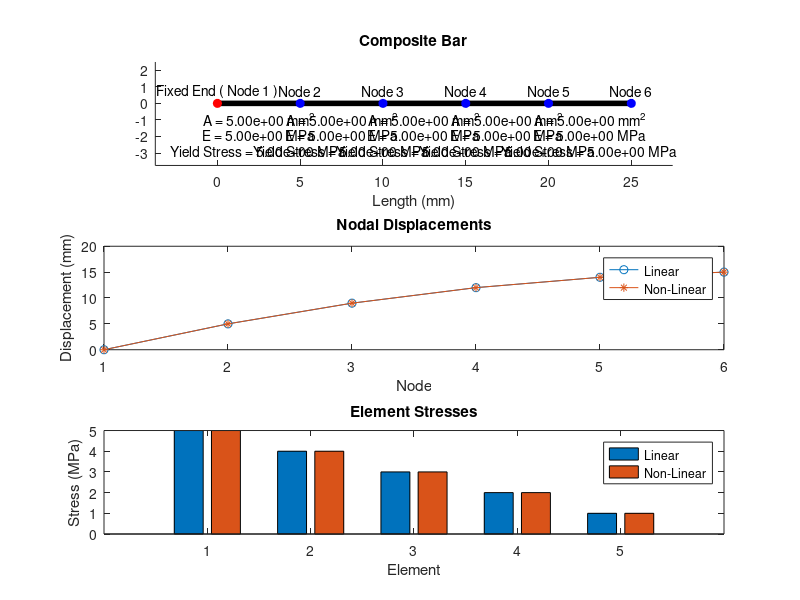
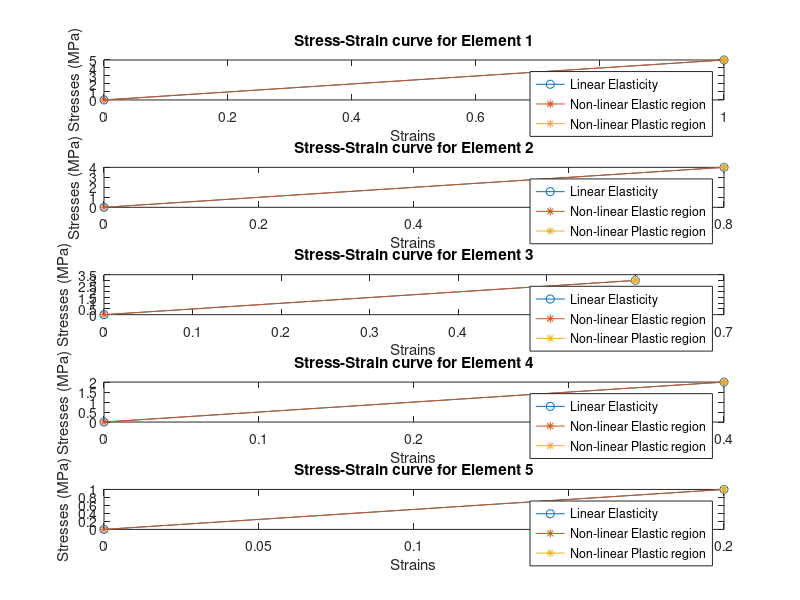

The MATLAB script that drew these images, in order:
clear;
clc;

% Take user input for the number of elements
n_elements = input('Enter the number of elements: ');

% Initialize arrays to store user inputs
lengths = zeros(1, n_elements);  % Array for lengths of each element
areas = zeros(1, n_elements);    % Array for cross-sectional areas of each element
youngs_modulus = zeros(1, n_elements);  % Array for Young’s modulus of each element
yield_stress = zeros(1, n_elements); % Array for Yield Stresses for each element
loads = zeros(1, n_elements + 1);  % Array for loads at nodes (one more than the number of elements)

% Loop to take user input for each element's properties
for i = 1:n_elements
    lengths(i) = input(['Enter the length of element ' num2str(i) ' (in mm): ']);
    areas(i) = input(['Enter the cross-sectional area of element ' num2str(i) ' (in square mm): ']);
    youngs_modulus(i) = input(['Enter the Youngs modulus for element ' num2str(i) ' (in MPa): ']);
    yield_stress(i) = input(['Enter the Yield Stress for element ' num2str(i) ' (in MPa): ']);
end

% Take input for loads (make sure there's one more load than the number of elements)
for i = 1:n_elements + 1
    loads(i) = input(['Enter the load at node ' num2str(i) ' (in Newtons): ']);
end

% Initialization
n_nodes = n_elements + 1;
displacements = zeros(n_nodes, 1);
stiffness_matrix = zeros(n_nodes, n_nodes);

% Assemble Stiffness Matrix and Force Vector
for i = 1:n_elements
    L = lengths(i);
    A = areas(i);
    E = youngs_modulus(i);
    k = (A * E) / L; % Element stiffness

    % Element stiffness contribution to global stiffness matrix
    stiffness_matrix(i, i) = stiffness_matrix(i, i) + k;
    stiffness_matrix(i, i+1) = stiffness_matrix(i, i+1) - k;
    stiffness_matrix(i+1, i) = stiffness_matrix(i+1, i) - k;
    stiffness_matrix(i+1, i+1) = stiffness_matrix(i+1, i+1) + k;
end

% Apply Boundary Conditions (Fixed Node at Start)
stiffness_matrix(1, :) = [];
stiffness_matrix(:, 1) = [];
loads(1) = [];

% Solve for Displacements
reduced_displacements = stiffness_matrix \ (loads)';

% Add Fixed Displacement Back
displacements(2:end) = reduced_displacements;

linear_strains = zeros(n_elements, 1);
linear_stresses = zeros(n_elements, 1);
for i = 1:n_elements
    L = lengths(i);
    linear_strains(i) = (displacements(i+1) - displacements(i)) / L;
    linear_stresses(i) = youngs_modulus(i) * linear_strains(i);
end

disp('Linear Nodal Displacements (mm):');
disp(displacements);

disp('Linear Element Strains:');
disp(linear_strains);

disp('Linear Element Stresses (MPa):');
disp(linear_stresses);


% Post-Processing: Strain and Stress Calculation (Elastic-Plastic Model)
stresses = zeros(n_elements, 1);
total_strains = zeros(n_elements,1);
elastic_strains = zeros(n_elements, 1);
plastic_strains = zeros(n_elements, 1);
new_ele_displacements = zeros(n_nodes,1);
new_nodal_displacements = zeros(n_nodes,1);

for i = 1:n_elements
    L = lengths(i);
    E = youngs_modulus(i);
    yield = yield_stress(i);
    
    % Calculate the elastic strain
    temp_strain = (displacements(i+1) - displacements(i)) / L;
    temp_stress = E * temp_strain;
    
    % Check if the stress exceeds the yield stress
    if abs(temp_stress) > yield
        % Plastic deformation occurs
        stress = sign(temp_stress) * yield; % Cap stress at yield
        elastic_strain = stress / E; % Calculate Elastic strain
        plastic_strain = stress / (E*0.1);% Calculate plastic strain (assume elasticity reduced by 90%)
        total_strain = elastic_strain + plastic_strain;
    else
        % Elastic deformation
        stress = temp_stress;
        elastic_strain = temp_strain; % only elastic strain
        plastic_strain = 0; % No plastic strain
        total_strain = elastic_strain + plastic_strain;
    end

    stresses(i) = stress;
    elastic_strains(i) = elastic_strain;
    plastic_strains(i) = plastic_strain;
    total_strains(i) = total_strain;

end

new_ele_displacements(2:end) = total_strains .* (lengths)';

for i = 2:n_nodes
    new_nodal_displacements(i) = new_nodal_displacements(i-1) + new_ele_displacements(i);
end



% Display Results

disp('Non-linear Element Stresses (MPa):');
disp(stresses);

disp('Element Elastic Strains:');
disp(elastic_strains);

disp('Element Plastic Strains:');
disp(plastic_strains);

disp('Non-Linear Element Strains (Elastic + Plastic):');
disp(total_strains);

disp('Non-linear Nodal Displacement');
disp(new_nodal_displacements);



% Plot Results
figure;
subplot(3,1,2);
plot(1:n_nodes, displacements, '-o');
hold on;
plot(1:n_nodes, new_nodal_displacements, '-*');
legend('Linear','Non-Linear');
title('Nodal Displacements');
xlabel('Node');
ylabel('Displacement (mm)');

subplot(3,1,3);
bar([linear_stresses,stresses]);
legend('Linear','Non-Linear')
title('Element Stresses');
xlabel('Element');
ylabel('Stress (MPa)');

% Plot the Composite Bar
subplot(3,1,1);
hold on;

% Plot each element as a line
for i = 1:n_elements
    x = [sum(lengths(1:i-1)), sum(lengths(1:i))]; % X coordinates for element ends
    y = [0, 0]; % Y coordinates (all elements are on the x-axis)
    plot(x, y, 'k', 'LineWidth', 4); % Plot element in black
end

% Highlight Fixed End (Node 1) and Joints (Element Interfaces)
plot(0, 0, 'ro', 'MarkerFaceColor', 'r'); % Fixed end (Node 1)
text(0, (3*sum(lengths))/100, 'Fixed End ( Node 1 )', 'HorizontalAlignment', 'center'); % Label Fixed End

for i = 1:n_elements
    joint_x = sum(lengths(1:i)); % X position of joint (end of element)
    plot(joint_x, 0, 'bo', 'MarkerFaceColor', 'b'); % Mark the joints with blue circles
    text(joint_x, (3*sum(lengths))/100, sprintf('Node %d', i+1), 'HorizontalAlignment', 'center'); % Label joints
end

% Label each element with its Young's Modulus and Area
for i = 1:n_elements
    mid_x = sum(lengths(1:i-1)) + lengths(i)/2;
    text(mid_x, -(2*sum(lengths))/100, sprintf('A = %.2e mm^2', areas(i)), 'HorizontalAlignment', 'center', 'VerticalAlignment', 'top');
    text(mid_x, -(6*sum(lengths))/100, sprintf('E = %.2e MPa', youngs_modulus(i)), 'HorizontalAlignment', 'center', 'VerticalAlignment', 'top');
    text(mid_x, -(10*sum(lengths))/100, sprintf('Yield Stress = %.2e MPa', yield_stress(i)), 'HorizontalAlignment', 'center', 'VerticalAlignment', 'top');
end

% Adding labels and title to the bar plot
xlabel('Length (mm)');
title('Composite Bar');
axis equal;
xlim([-(15*sum(lengths))/100, (10*sum(lengths))/100 + sum(lengths)]);
ylim([-(15*sum(lengths))/100, (10*sum(lengths))/100]);

figure;
for i = 1:n_elements
    subplot(n_elements,1,i);
    plot([0,linear_strains(i)],[0,linear_stresses(i)],'-o');
    hold on;
    plot([0,elastic_strains(i)],[0,stresses(i)],'-*');
    hold on;
    plot([elastic_strains(i),total_strains(i)],[stresses(i),stresses(i)],'-*');
    title(sprintf('Stress-Strain curve for Element %d',i));
    xlabel('Strains');
    ylabel('Stresses (MPa)');
    legend('Linear Elasticity','Non-linear Elastic region','Non-linear Plastic region')
end